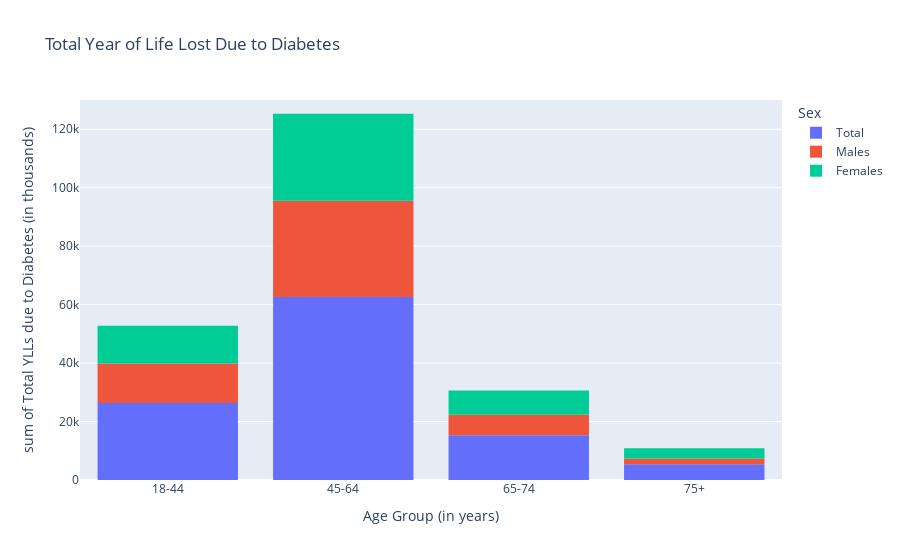

This figure's notebook cell:
### Code cell
agemod = "Age Group (in years)"
Nupmod = "Number of Persons with Diabetes (in thousands)"
TotYLLmod = "Total YLLs due to Diabetes (in thousands)"
Averagemod = "Average YLLs due to Diabetes"

fig = px.histogram(df2, x=agemod, y=TotYLLmod,
                   range_y = [0, 130_000], color = 'Sex',
                         hover_data=df2.columns, title = "Total Year of Life Lost Due to Diabetes")

fig.show()

### Figure 1 — Plotly figure (JSON) as saved in the notebook; plotly's stock layout.template omitted (floating-point values rounded to 4 significant figures)
{"data": [{"alignmentgroup": "True", "bingroup": "x", "histfunc": "sum", "hovertemplate": "Sex=Total<br>Age Group (in years)=%{x}<br>sum of Total YLLs due to Diabetes (in thousands)=%{y}<extra></extra>", "legendgroup": "Total", "marker": {"color": "#636efa"}, "name": "Total", "offsetgroup": "Total", "orientation": "v", "showlegend": true, "type": "histogram", "x": ["18-44", "45-64", "65-74", "75+"], "xaxis": "x", "y": ["26369", "62628", "15299", "5412"], "yaxis": "y"}, {"alignmentgroup": "True", "bingroup": "x", "histfunc": "sum", "hovertemplate": "Sex=Males<br>Age Group (in years)=%{x}<br>sum of Total YLLs due to Diabetes (in thousands)=%{y}<extra></extra>", "legendgroup": "Males", "marker": {"color": "#EF553B"}, "name": "Males", "offsetgroup": "Males", "orientation": "v", "showlegend": true, "type": "histogram", "x": ["18-44", "45-64", "65-74", "75+"], "xaxis": "x", "y": ["13491", "32868", "7046", "1949"], "yaxis": "y"}, {"alignmentgroup": "True", "bingroup": "x", "histfunc": "sum", "hovertemplate": "Sex=Females<br>Age Group (in years)=%{x}<br>sum of Total YLLs due to Diabetes (in thousands)=%{y}<extra></extra>", "legendgroup": "Females", "marker": {"color": "#00cc96"}, "name": "Females", "offsetgroup": "Females", "orientation": "v", "showlegend": true, "type": "histogram", "x": ["18-44", "45-64", "65-74", "75+"], "xaxis": "x", "y": ["12878", "29759", "8253", "3462"], "yaxis": "y"}], "layout": {"barmode": "relative", "legend": {"title": {"text": "Sex"}, "tracegroupgap": 0}, "title": {"text": "Total Year of Life Lost Due to Diabetes"}, "xaxis": {"anchor": "y", "domain": [0, 1], "title": {"text": "Age Group (in years)"}}, "yaxis": {"anchor": "x", "domain": [0, 1], "range": [0, 130000], "title": {"text": "sum of Total YLLs due to Diabetes (in thousands)"}}}}
